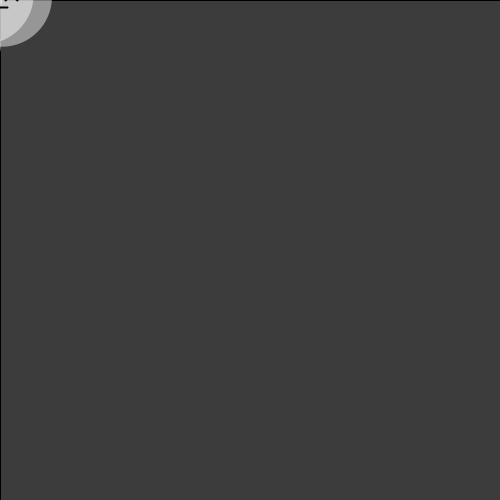
Frame 1 (no input)
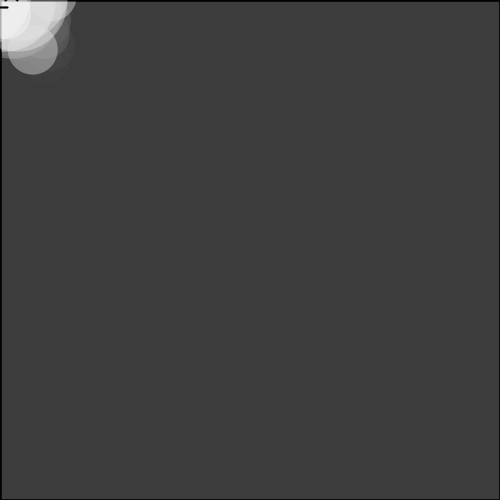
Frame 60 (the mouse pressed at the canvas centre just before this capture)
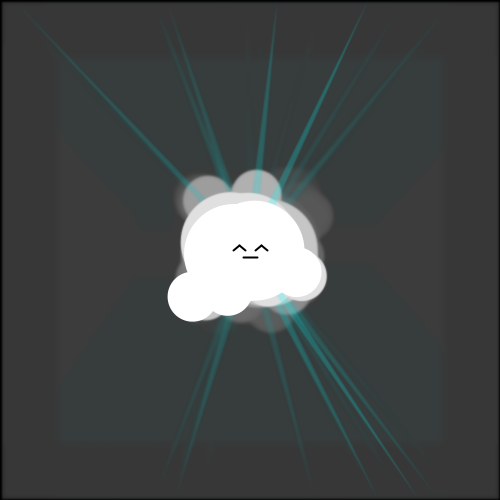
Frame 120 (the mouse held since frame 60 and released just before this capture)

The Processing sketch that drew these frames (run headless with seeded random() and noise(); from frame 60 on, the mouse is pressed at the canvas centre):

// Processing sketch: processing_25781
// ── processing_25781.pde

void setup(){
  size(500, 500);
  background(60);
  frameRate(30);
}

void draw(){
  noCursor();
  smooth();
  
  {    
  if(mousePressed == true) {
     fill(60, 40);
     rect(0, 0, 500, 500);
     float transp2 = random(60, 150);
 
     fill(255, transp2);
     noStroke();
 
      
     fill(0, 255, 255, 60);
     triangle(mouseX-5, mouseY, mouseX + 5, mouseY, random(500), 0); 
     triangle(mouseX-5, mouseY, mouseX + 5, mouseY, random(500), 500); 
     filter(BLUR, .6);
     
     fill(255);
     ellipse(mouseX + random(-50, 50), mouseY + random(-50, 50), 50, 50);
     ellipse(mouseX + random(-60, 60), mouseY + random(-60, 60), 50, 50);
     ellipse(mouseX + random(-60, 60), mouseY + random(-60, 60), 50, 50);
     ellipse(mouseX + random(-20, 20), mouseY + random(-10, 10), 100, 100);
     ellipse(mouseX + random(-20, 20), mouseY + random(-10, 10), 100, 100);
     
     strokeWeight(2);
     stroke(0);
     //draw face
     line(mouseX - 17, mouseY, mouseX - 11, mouseY - 5); 
     line(mouseX - 11, mouseY - 5, mouseX - 5, mouseY);
     
     line(mouseX + 17, mouseY, mouseX + 11, mouseY - 5); 
     line(mouseX + 11, mouseY - 5, mouseX + 5, mouseY); 
     
     line(mouseX - 7, mouseY + 7, mouseX + 7, mouseY + 7); 
      
     
  } 
  
  else {
     fill(60, 60);
     rect(0, 0, 500, 500);
     float transp2 = random(60, 150);
 
     fill(255, transp2);
     noStroke();
 
     ellipse(mouseX + random(-50, 50), mouseY + random(-50, 50), 50, 50);
     ellipse(mouseX + random(-60, 60), mouseY + random(-60, 60), 50, 50);
     ellipse(mouseX + random(-60, 60), mouseY + random(-60, 60), 50, 50);
     ellipse(mouseX + random(-20, 20), mouseY + random(-10, 10), 100, 100);
     ellipse(mouseX + random(-20, 20), mouseY + random(-10, 10), 100, 100);
     
     strokeWeight(2);
     stroke(0);
     //draw face
     line(mouseX - 17, mouseY, mouseX - 11, mouseY - 5); 
     line(mouseX - 11, mouseY - 5, mouseX - 5, mouseY);
     
     line(mouseX + 17, mouseY, mouseX + 11, mouseY - 5); 
     line(mouseX + 11, mouseY - 5, mouseX + 5, mouseY); 
     
     line(mouseX - 7, mouseY + 7, mouseX + 7, mouseY + 7); 
      
   }
}
 
 
 
 
 

}
